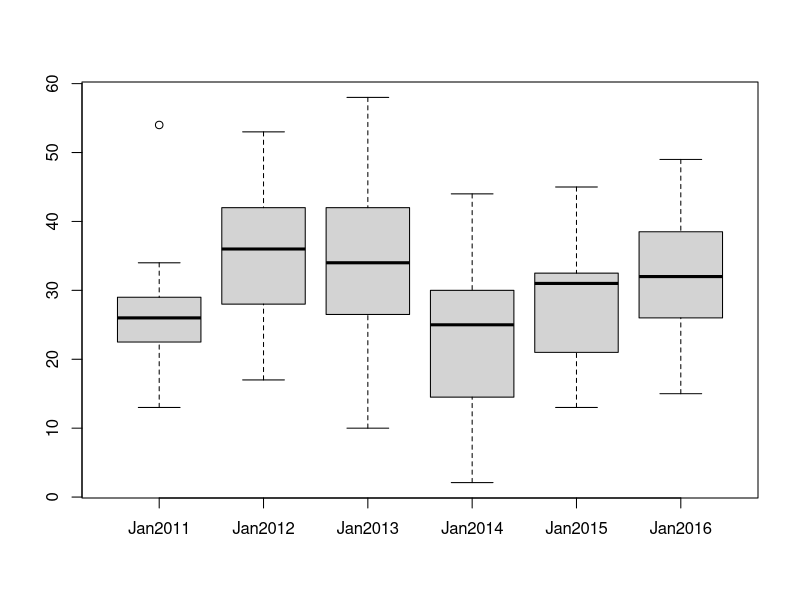
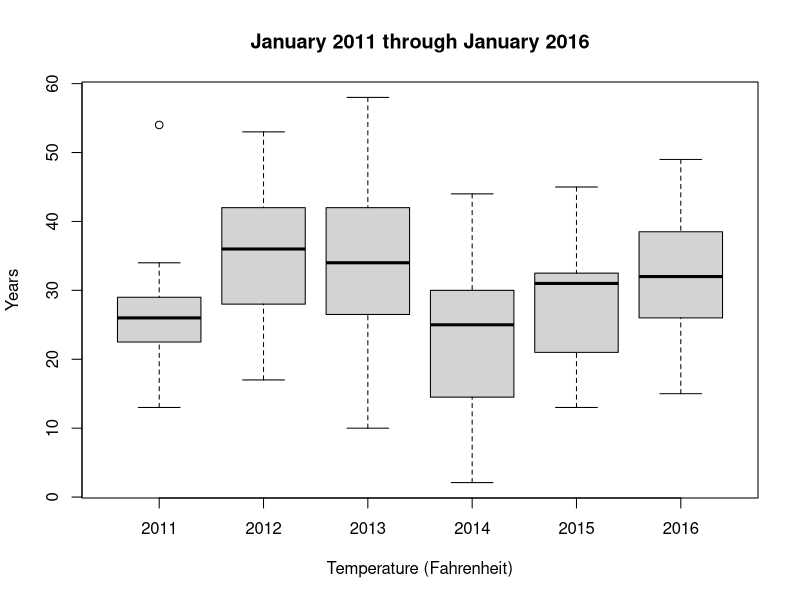
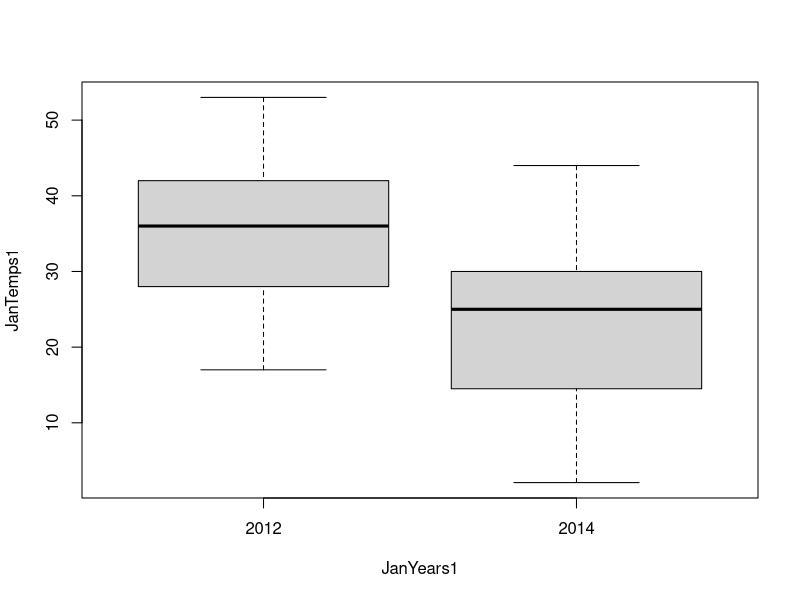
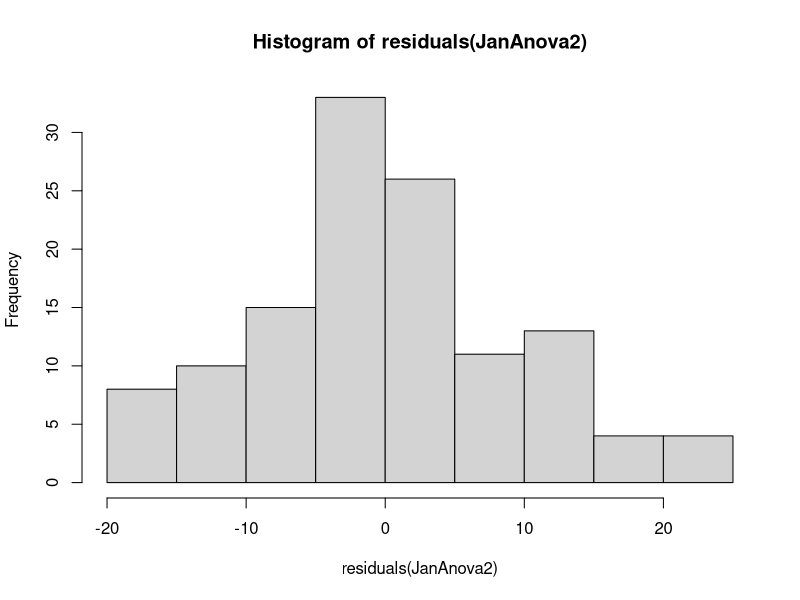

Source code (R) for these figures, in order:
{
  rm(list=ls());  options(show.error.locations = TRUE);
  
  ### Read data from CSV file and save to a variable
  lansJanTempsDF = read.csv(file = "data/lansingJanTemps2.csv"); 
  
  # Default variable is data frame -- convert the variable to a matrix
  lansJanTempsMat = as.matrix(x=lansJanTempsDF);
  
  # Creating a boxplot of each of the six year's worth of January temperatures (the columns)
  boxplot(x=lansJanTempsMat, use.cols = TRUE);
  
  # Add labels and names to the plots to the boxplot
  boxplot(x=lansJanTempsMat, use.cols = TRUE,
          names = c(2011,2012,2013,2014,2015,2016),
          main="January 2011 through January 2016",
          xlab="Temperature (Fahrenheit)",
          ylab="Years");

  ##### 1st t-test #####
  # compare the means from Jan 2013 and Jan 2016 using a t-test
  tTest1 = t.test(x=lansJanTempsMat[,3], 
                  y=lansJanTempsMat[,6]);
  tTest1b = t.test(x=lansJanTempsMat[,"Jan2013"], 
                  y=lansJanTempsMat[,"Jan2016"]);
  tTest1c = t.test(x=lansJanTempsDF$Jan2013, 
                   y=lansJanTempsDF[,6]);
  tTest1d = t.test(x=lansJanTempsDF[["Jan2013"]], 
                   y=lansJanTempsDF["Jan2016"]);
  tTest1e = t.test(x=lansJanTempsDF[,"Jan2013"], 
                   y=lansJanTempsDF[3]);
  
  a = lansJanTempsDF[,"Jan2013"];
  b = lansJanTempsDF["Jan2013"];
  c = lansJanTempsDF[["Jan2013"]];
  d = lansJanTempsDF$Jan2013;
  
  # print out a summary of the t-test
  print(tTest1);

  ##### 2nd t-test #####
  #compare the means from Jan 2012 and Jan 2014 using a t-test
  tTest2 = t.test(x=lansJanTempsMat[,2], y=lansJanTempsMat[,4]);

  # print out a summary of the t-test
  print(x=tTest2);

  #### Structure data into data and categories
  # Data -- a vector with temperature values from 2012 and 2014
  JanTemps1 = c(lansJanTempsMat[,2], lansJanTempsMat[,4]);

  # Categories -- a vector with 31 2012 and 31 2014
  JanYears1 = c(rep(2012,31), rep(2014,31));

  # Combine the data and category vectors in a data frame
  JanDataFrame1 = data.frame(JanTemps1, JanYears1);

  # Show a boxplot of the two categories (2012 and 2014)
  boxplot(formula=JanTemps1~JanYears1, data=JanDataFrame1);

  # Performs an ANOVA (data: temperatures, category: years)
  JanAnova1 = aov(formula=JanTemps1~JanYears1, data=JanDataFrame1);

  # Summarize the ANOVA in the Console Window
  cat("Anova Results:\n");
  print(summary(JanAnova1));

  #### Do a second ANOVA with four years
  # Data -- a vector with temperature values from 2011,2012,2015,and 2016
  JanTemps2 = c(lansJanTempsMat[,1], lansJanTempsMat[,2],
                lansJanTempsMat[,5], lansJanTempsMat[,6]);

  # Categories -- a vector with 31 2011s, 2012s, 2015s, and 2016s
  JanYears2 = c(rep(2011,31), rep(2012,31),
                rep(2015,31), rep(2016,31));

  # Combine the data and category vectors in a data frame
  JanDataFrame2 = data.frame(JanTemps2, JanYears2);

  # Performs a second ANOVA (data: temperatures, category: years)
  JanAnova2 = aov(JanTemps2~JanYears2, data=JanDataFrame2);

  # Summarize the second ANOVA in the Console Window
  cat("\nSecond ANOVA results:\n");
  print(summary(JanAnova2));

  # test the normality assumption using a histogram
  hist(x=residuals(JanAnova2));
}